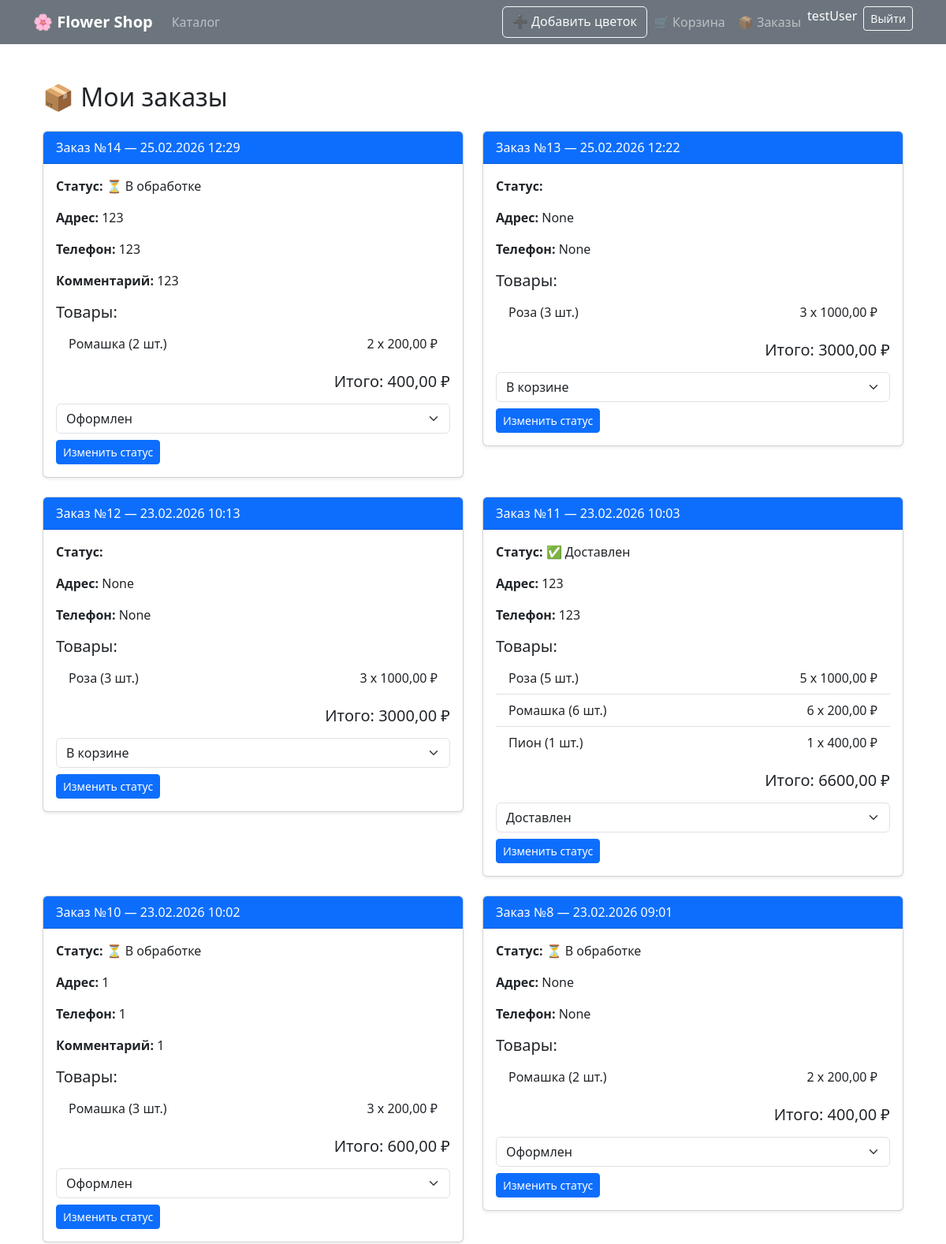
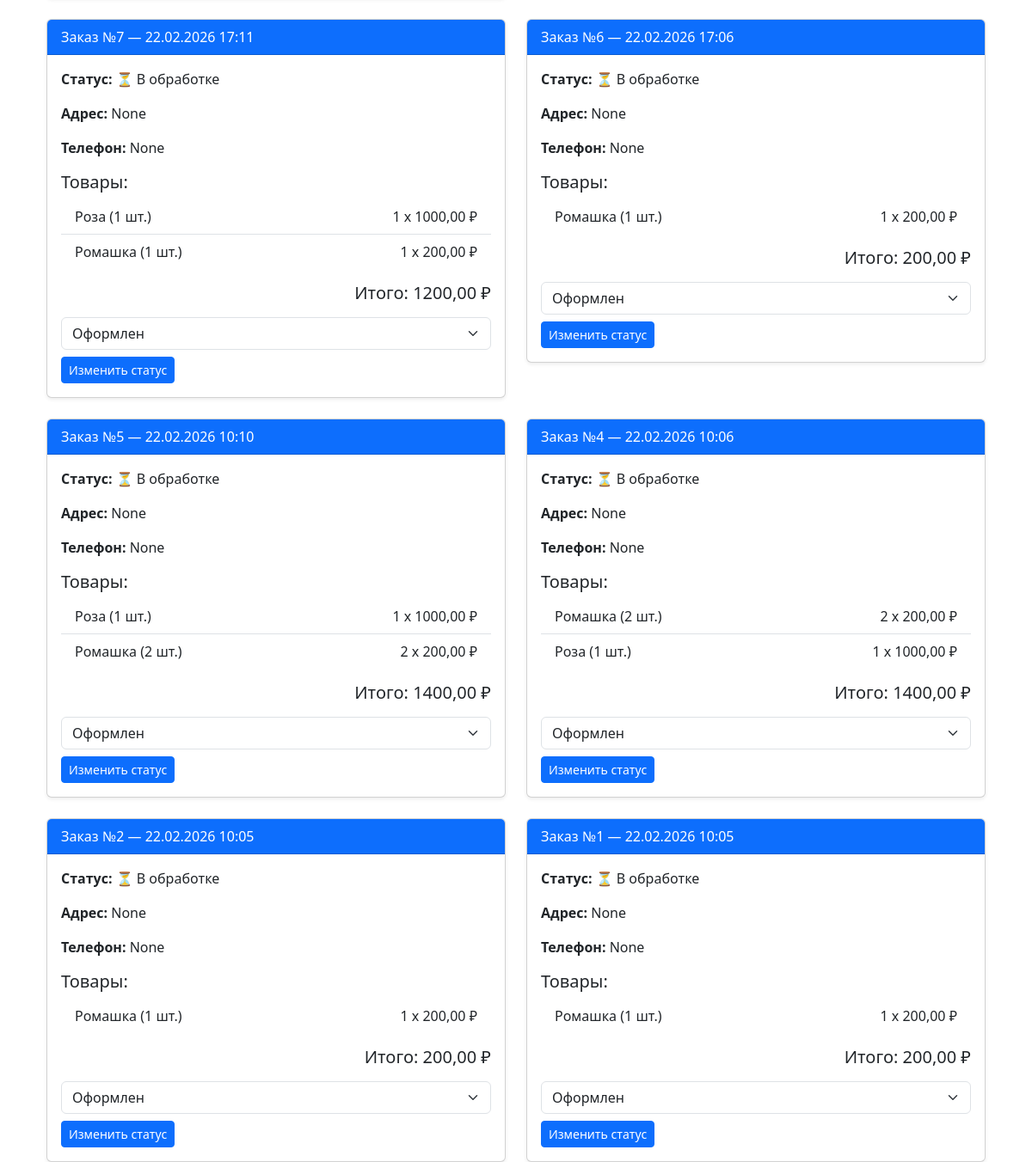
Page /orders/ (signed in) on the committed database (2 pictures, top to bottom).
### shop/models.py (models this page shows, shortened)
class Order(models.Model):
    STATUS_CHOICES = [
    ('cart', 'В корзине'),
    ('placed', 'Оформлен'),
    ('processing', 'В обработке'),
    ('delivered', 'Доставлен'),
    ('cancelled', 'Отменён'),
    ]
    address = models.CharField(max_length=255, null=True, blank=True)
    phone = models.CharField(max_length=20, null=True, blank=True)
    comment = models.TextField(null=True, blank=True)
    user = models.ForeignKey(User, on_delete=models.CASCADE)
    date = models.DateTimeField(auto_now_add=True)
    status = models.CharField(max_length=20, choices=STATUS_CHOICES, default='cart')
    @property
    def total_cost(self):
        return sum(item.total_price for item in self.items.all())

class OrderItem(models.Model):
    order = models.ForeignKey(Order, on_delete=models.CASCADE, related_name='items')
    flower = models.ForeignKey(Flower, on_delete=models.CASCADE)
    quantity = models.PositiveIntegerField(default=1)
    price = models.DecimalField(max_digits=8, decimal_places=2, null=True, blank=True)
    @property
    def unit_price(self):
        return self.price if self.price else self.flower.price
    @property
    def total_price(self):
        return self.unit_price * self.quantity

class Flower(models.Model):
    name = models.CharField(max_length=100)
    description = models.TextField()
    price = models.DecimalField(max_digits=8, decimal_places=2)
    stock = models.IntegerField()
    image = models.ImageField(upload_to='flowers/', null=True, blank=True)

### shop/views.py (the view)
# urls.py: path('orders/', views.orders_history, name='orders_history'),
@login_required
def orders_history(request):
    if request.user.is_staff:
        orders = Order.objects.exclude(status='cart').order_by('-date')
    else:
        orders = Order.objects.filter(
            user=request.user
        ).exclude(status='cart').order_by('-date')
    return render(request, 'shop/orders_history.html', {
        'orders': orders,
        'Order': Order
    })

### shop/templates/shop/orders_history.html (shortened to what this page needs)
{% extends 'shop/base.html' %}
{% block content %}
<div class="container mt-5">
    <h2 class="mb-4">📦 Мои заказы</h2>
    {% if orders %}
        <div class="row row-cols-1 row-cols-md-2 g-4">
            {% for order in orders %}
                <div class="col">
                    <div class="card shadow-sm">
                        <div class="card-header bg-primary text-white">
                            Заказ №{{ order.id }} — {{ order.date|date:"d.m.Y H:i" }}
                        </div>
                        <div class="card-body">
                            <p><strong>Статус:</strong>
                                {% if order.status == 'cart' %}
                                    🛒 В корзине
                                {% elif order.status == 'placed' %}
                                    ⏳ В обработке
                                {% elif order.status == 'delivered' %}
                                    ✅ Доставлен
                                {% endif %}
                            </p>
                            <p><strong>Адрес:</strong> {{ order.address }}</p>
                            <p><strong>Телефон:</strong> {{ order.phone }}</p>
                            {% if order.comment %}
                                <p><strong>Комментарий:</strong> {{ order.comment }}</p>
                            {% endif %}
                            <h5 class="mt-3">Товары:</h5>
                            <ul class="list-group list-group-flush mb-3">
                                {% for item in order.items.all %}
                                    <li class="list-group-item d-flex justify-content-between align-items-center">
                                        {{ item.flower.name }} ({{ item.quantity }} шт.)
                                        <span>{{ item.quantity }} x {{ item.price }} ₽</span>
                                    </li>
                                {% endfor %}
                            </ul>
                            <h5 class="text-end">Итого: {{ order.total_cost }} ₽</h5>
                            {% if user.is_staff %}
                            <form method="post" action="{% url 'update_order_status' order.id %}" class="mt-3">
                                <select name="status" class="form-select mb-2">
                                    {% for key, value in order.STATUS_CHOICES %}
                                        <option value="{{ key }}" {% if order.status == key %}selected{% endif %}>
                                            {{ value }}
                                        </option>
                                    {% endfor %}
                                </select>
                                <button type="submit" class="btn btn-primary btn-sm">
                                    Изменить статус
                                </button>
                            </form>
                            {% endif %}
                        </div>
                    </div>
                </div>
            {% endfor %}
        </div>
    {% else %}
        <div class="alert alert-info">У вас пока нет заказов.</div>
    {% endif %}
</div>
{% endblock %}

### shop/templates/shop/base.html (shortened to what this page needs)
<!DOCTYPE html>
<html>
<head>
    <link href="https://cdn.jsdelivr.net/npm/bootstrap@5.3.2/dist/css/bootstrap.min.css" rel="stylesheet">
</head>
<body>
<nav class="navbar navbar-expand-lg navbar-dark bg-secondary">
  <div class="container">
    <a class="navbar-brand fw-bold" href="{% url 'catalog' %}">🌸 Flower Shop</a>
    <div class="collapse navbar-collapse" id="navbarNav">
      <ul class="navbar-nav me-auto mb-2 mb-lg-0">
        <li class="nav-item">
          <a class="nav-link" href="{% url 'catalog' %}">Каталог</a>
        </li>
        </ul>
      <ul class="navbar-nav mb-2 mb-lg-0">
        {% if user.is_authenticated %}
          {% if user.is_staff %}
          <a href="{% url 'add_flower' %}" class="btn btn-outline-light ms-2">
              ➕ Добавить цветок
          </a>
          {% endif %}
        <li class="nav-item">
          <a class="nav-link" href="{% url 'cart' %}">
            🛒 Корзина
          </a>
        </li>
        <li class="nav-item">
          <a class="nav-link" href="{% url 'orders_history' %}">📦 Заказы</a>
        </li>
          <li class="nav-item me-2">
            <span class="navbar-text text-white">{{ user.username }}</span>
          </li>
          <li class="nav-item">
            <form action="{% url 'logout' %}" method="post" class="d-inline">
              <button type="submit" class="btn btn-outline-light btn-sm">Выйти</button>
            </form>
          </li>
        {% endif %}
      </ul>
    </div>
  </div>
</nav>
<div class="container mt-4">
    {% block content %}
    {% endblock %}
</div>
</body>
</html>

### rows in the picture
Order: id "14", date "25.02.2026 12:29", shows "⏳ В обработке", address "123", phone "123", comment "123", total_cost "400,00", status "Оформлен"
OrderItem: flower.name "Ромашка", quantity "2", price "200,00"
Order: id "13", date "25.02.2026 12:22", address "None", phone "None", total_cost "3000,00", status "В корзине"
OrderItem: flower.name "Роза", quantity "3", price "1000,00"
Order: id "12", date "23.02.2026 10:13", address "None", phone "None", total_cost "3000,00", status "В корзине"
OrderItem: flower.name "Роза", quantity "3", price "1000,00"
Order: id "11", date "23.02.2026 10:03", shows "✅ Доставлен", address "123", phone "123", total_cost "6600,00", status "Доставлен"
OrderItem: flower.name "Роза", quantity "5", price "1000,00"
OrderItem: flower.name "Ромашка", quantity "6", price "200,00"
OrderItem: flower.name "Пион", quantity "1", price "400,00"
Order: id "10", date "23.02.2026 10:02", shows "⏳ В обработке", address "1", phone "1", comment "1", total_cost "600,00", status "Оформлен"
OrderItem: flower.name "Ромашка", quantity "3", price "200,00"
Order: id "8", date "23.02.2026 09:01", shows "⏳ В обработке", address "None", phone "None", total_cost "400,00", status "Оформлен"
OrderItem: flower.name "Ромашка", quantity "2", price "200,00"
Order: id "7", date "22.02.2026 17:11", shows "⏳ В обработке", address "None", phone "None", total_cost "1200,00", status "Оформлен"
OrderItem: flower.name "Роза", quantity "1", price "1000,00"
OrderItem: flower.name "Ромашка", quantity "1", price "200,00"
Order: id "6", date "22.02.2026 17:06", shows "⏳ В обработке", address "None", phone "None", total_cost "200,00", status "Оформлен"
OrderItem: flower.name "Ромашка", quantity "1", price "200,00"
Order: id "5", date "22.02.2026 10:10", shows "⏳ В обработке", address "None", phone "None", total_cost "1400,00", status "Оформлен"
OrderItem: flower.name "Роза", quantity "1", price "1000,00"
OrderItem: flower.name "Ромашка", quantity "2", price "200,00"
Order: id "4", date "22.02.2026 10:06", shows "⏳ В обработке", address "None", phone "None", total_cost "1400,00", status "Оформлен"
OrderItem: flower.name "Ромашка", quantity "2", price "200,00"
OrderItem: flower.name "Роза", quantity "1", price "1000,00"
Order: id "2", date "22.02.2026 10:05", shows "⏳ В обработке", address "None", phone "None", total_cost "200,00", status "Оформлен"
OrderItem: flower.name "Ромашка", quantity "1", price "200,00"
Order: id "1", date "22.02.2026 10:05", shows "⏳ В обработке", address "None", phone "None", total_cost "200,00", status "Оформлен"
OrderItem: flower.name "Ромашка", quantity "1", price "200,00"

### other values in the picture
{{ user.username }} "testUser"
